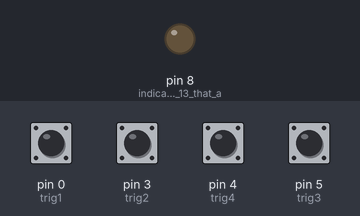
A sketch run on a simulated Teensy 4. On the bench: output pins drawn as LEDs (lit = HIGH). The inputs (shaded band) are chosen by the test bench; at power-on: pin 0 (trig1), pin 3 (trig2), pin 4 (trig4), pin 5 (trig3) HIGH.

Above: at 1.2 s.
1.3 s: pin 0 (trig1) pulled LOW for 0.15 s
At 1.38 s:
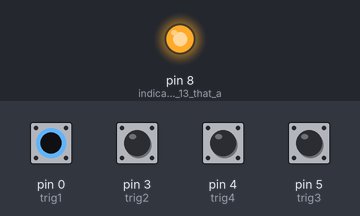
Timing chart, 0 to 4.3 s (numbered marks = the images above; inputs shaded):
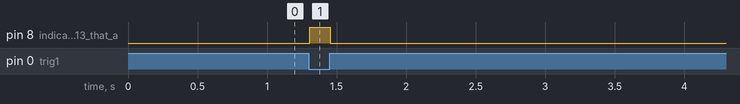

Measured:
- after the input at 1.3 s, pin 8 (indicate_on_pin_13_that_a): LOW → HIGH at once, → LOW 0.15 s later

The sketch:

A6_Trig_to_USB_MIDI.ino
```cpp
// Trigs to USB MIDI

/*
  Triggers all generate notes over USB MIDI
  *    -> 60
  **   -> 61
  ***  -> 62
  **** -> 63
*/

// CV to USB MIDI
#include <SPI.h>
#include <Bounce.h>

// the MIDI channel number to send messages
const int channel = 1;


// Create Bounce objects for each button.  The Bounce object
// automatically deals with contact chatter or "bounce", and
// it makes detecting changes very simple.
Bounce trig1 = Bounce(0, 5);  // 1 = 1 ms debounce time
Bounce trig2 = Bounce(3, 5);
Bounce trig3 = Bounce(5, 5);
Bounce trig4 = Bounce(4, 5);

void setup() {
  Serial.begin(115200);

  pinMode(0, INPUT_PULLUP);  //set internal pullup resistors for Trigger inputs
  pinMode(3, INPUT_PULLUP);
  pinMode(5, INPUT_PULLUP);
  pinMode(4, INPUT_PULLUP);
  pinMode(8, OUTPUT);        //indicate on pin 13 that a Trig has been recieved
}

void loop() {

  usbMIDI.read();

  trig1.update();
  trig2.update();
  trig3.update();
  trig4.update();

  // Check each button for "falling" edge.
  // Send a MIDI Note On message when each button presses
  // Update the trig inputs only upon changes.
  // falling = high (not pressed - voltage from pullup resistor)
  // to low (pressed - button connects pin to ground)

  if (trig1.fallingEdge()) {
    usbMIDI.sendNoteOn(60, 99, channel);  // 60 = C4
    digitalWrite(8, HIGH);
  }
  if (trig2.fallingEdge()) {
    usbMIDI.sendNoteOn(61, 99, channel);  // 61 = C#4
    digitalWrite(8, HIGH);
  }
  if (trig3.fallingEdge()) {
    usbMIDI.sendNoteOn(62, 99, channel);  // 62 = D4
    digitalWrite(8, HIGH);

  }
  if (trig4.fallingEdge()) {
    usbMIDI.sendNoteOn(63, 99, channel);  // 63 = D#4
    digitalWrite(8, HIGH);
  }

  // Check each button for "rising" edge
  // Send a MIDI Note Off message when each button releases
  // For many types of projects, you only care when the button
  // is pressed and the release isn't needed.
  // rising = low (pressed - button connects pin to ground)
  // to high (not pressed - voltage from pullup resistor)
  if (trig1.risingEdge()) {
    usbMIDI.sendNoteOff(60, 0, channel);  // 60 = C4
    digitalWrite(8, LOW);
  }
  if (trig2.risingEdge()) {
    usbMIDI.sendNoteOff(61, 0, channel);  // 61 = C#4
    digitalWrite(8, LOW);

  }
  if (trig3.risingEdge()) {
    usbMIDI.sendNoteOff(62, 0, channel);  // 62 = D4
    digitalWrite(8, LOW);

  }
  if (trig4.risingEdge()) {
    usbMIDI.sendNoteOff(63, 0, channel);  // 63 = D#4
    digitalWrite(8, LOW);

  }
}
```
